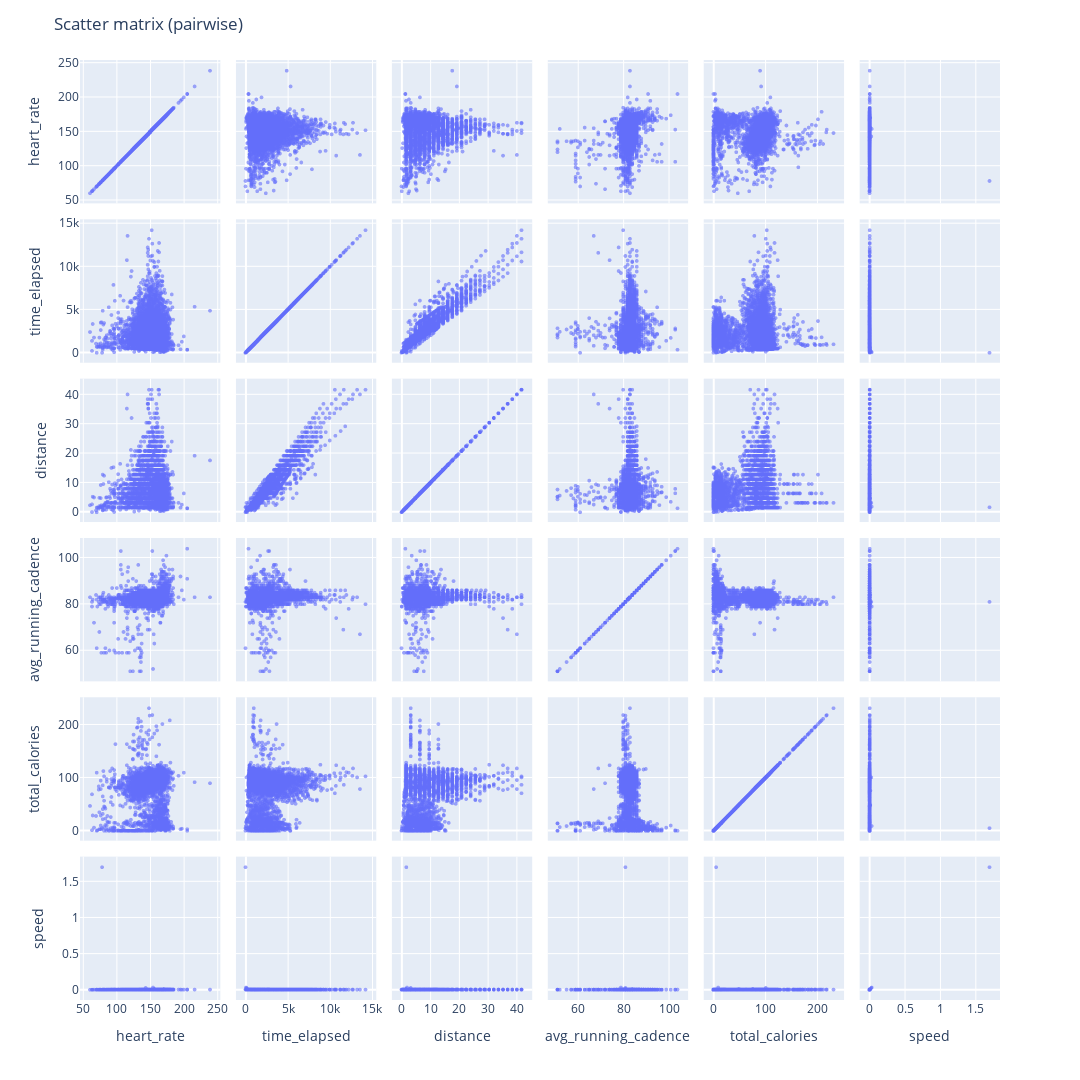

Notebook code for this chart:
### Markdown cell above
# Plotting All Relationships

### Code cell
fig = px.scatter_matrix(
    data,
    dimensions=list(data.columns),   # columns to include
    height=1080, width=1080
)
fig.update_traces(marker=dict(size=4, opacity=0.6))
fig.update_layout(title="Scatter matrix (pairwise)")
fig.show()

### Figure 1 — Plotly figure (JSON) as saved in the notebook; plotly's stock layout.template omitted (floating-point values rounded to 4 significant figures; data arrays with more than 128 entries replaced by an {"elided": "..."} marker saying what was removed)
{"data": [{"dimensions": [{"axis": {"matches": true}, "label": "heart_rate", "values": {"elided": "5623 float values"}}, {"axis": {"matches": true}, "label": "time_elapsed", "values": {"elided": "5623 float values"}}, {"axis": {"matches": true}, "label": "distance", "values": {"elided": "5623 float values"}}, {"axis": {"matches": true}, "label": "avg_running_cadence", "values": {"elided": "5623 float values"}}, {"axis": {"matches": true}, "label": "total_calories", "values": {"elided": "5623 float values"}}, {"axis": {"matches": true}, "label": "speed", "values": {"elided": "5623 float values"}}], "hovertemplate": "%{xaxis.title.text}=%{x}<br>%{yaxis.title.text}=%{y}<extra></extra>", "legendgroup": "", "marker": {"color": "#636efa", "opacity": 0.6, "size": 4, "symbol": "circle"}, "name": "", "showlegend": false, "type": "splom"}], "layout": {"dragmode": "select", "height": 1080, "legend": {"tracegroupgap": 0}, "margin": {"t": 60}, "title": {"text": "Scatter matrix (pairwise)"}, "width": 1080}}
